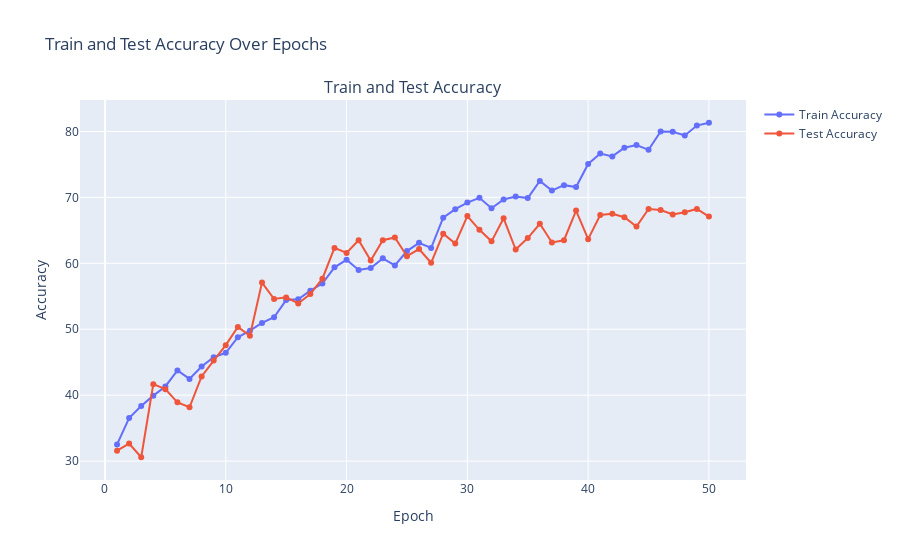
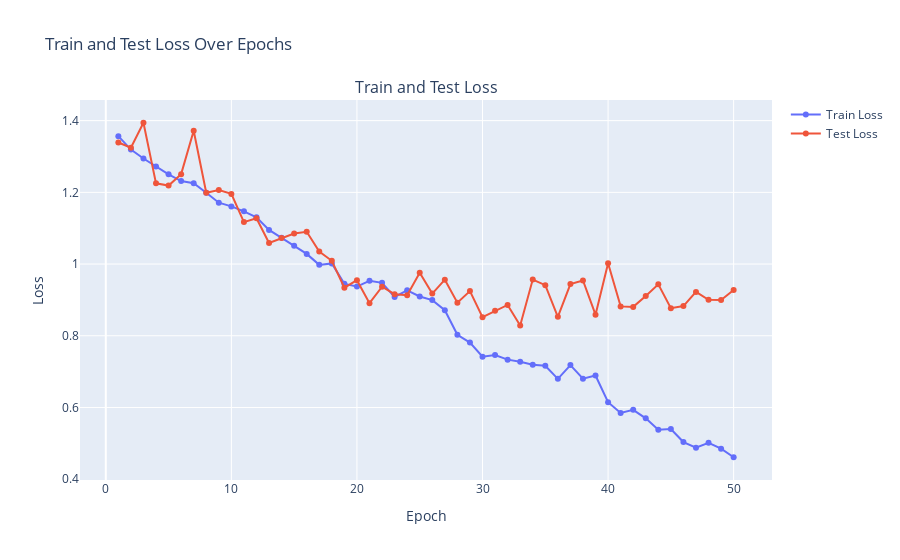

Notebook code cell kept with these figures, in order:
### Code cell
# Training and testing the model
train_losses = []
train_accuracies = []
test_losses = []
test_accuracies = []
epoch_times = []
num_epochs = 50
total_time = 0

for epoch in range(num_epochs):
    start_time = time.time() 
    
    train_loss, train_acc = train(new_LeNet, train_loader_LN, loss, new_optimizer_LN, device)
    test_loss, test_acc = test(new_LeNet, test_loader_LN, loss, device)

    schedulerLN.step(test_loss)

    
    end_time = time.time() 
    epoch_time = end_time - start_time  
    total_time += epoch_time  
    epoch_times.append(epoch_time)  
    
    train_losses.append(train_loss)
    train_accuracies.append(train_acc)
    test_losses.append(test_loss)
    test_accuracies.append(test_acc)

    if (epoch + 1) % 5 == 0:
        print(f"Epoch {epoch+1}/{num_epochs}")
        print(f"Train Loss: {train_loss:.4f}, Train Accuracy: {train_acc:.2f}%, Time: {epoch_time:.2f} seconds")
        print(f"Test Loss: {test_loss:.4f}, Test Accuracy: {test_acc:.2f}%")

print(f"Total training and testing time: {total_time:.2f} seconds")

plot_training_metrics(train_accuracies, test_accuracies, train_losses, test_losses, epoch_times, num_epochs)

### Figure 1 — Plotly figure (JSON) as saved in the notebook; plotly's stock layout.template omitted (floating-point values rounded to 4 significant figures)
{"data": [{"mode": "lines+markers", "name": "Train Accuracy", "type": "scatter", "x": [1, 2, 3, 4, 5, 6, 7, 8, 9, 10, 11, 12, 13, 14, 15, 16, 17, 18, 19, 20, 21, 22, 23, 24, 25, 26, 27, 28, 29, 30, 31, 32, 33, 34, 35, 36, 37, 38, 39, 40, 41, 42, 43, 44, 45, 46, 47, 48, 49, 50], "y": [32.54, 36.54, 38.36, 39.93, 41.32, 43.75, 42.46, 44.36, 45.75, 46.43, 48.79, 49.79, 50.96, 51.82, 54.43, 54.54, 55.86, 56.93, 59.39, 60.54, 59, 59.29, 60.75, 59.68, 61.86, 63.11, 62.32, 66.93, 68.21, 69.21, 69.93, 68.36, 69.68, 70.14, 69.89, 72.5, 71.04, 71.86, 71.57, 75.07, 76.64, 76.21, 77.54, 77.93, 77.21, 80, 79.96, 79.39, 80.89, 81.32]}, {"mode": "lines+markers", "name": "Test Accuracy", "type": "scatter", "x": [1, 2, 3, 4, 5, 6, 7, 8, 9, 10, 11, 12, 13, 14, 15, 16, 17, 18, 19, 20, 21, 22, 23, 24, 25, 26, 27, 28, 29, 30, 31, 32, 33, 34, 35, 36, 37, 38, 39, 40, 41, 42, 43, 44, 45, 46, 47, 48, 49, 50], "y": [31.58, 32.67, 30.58, 41.67, 40.92, 38.92, 38.17, 42.83, 45.25, 47.58, 50.33, 49, 57.08, 54.58, 54.83, 53.92, 55.33, 57.67, 62.33, 61.58, 63.5, 60.42, 63.5, 63.92, 61.08, 62.17, 60.08, 64.5, 63, 67.17, 65.08, 63.33, 66.83, 62.08, 63.83, 66, 63.17, 63.5, 68, 63.67, 67.33, 67.5, 67, 65.58, 68.25, 68.08, 67.42, 67.75, 68.25, 67.08]}], "layout": {"annotations": [{"font": {"size": 16}, "showarrow": false, "text": "Train and Test Accuracy", "x": 0.5, "xanchor": "center", "xref": "paper", "y": 1, "yanchor": "bottom", "yref": "paper"}], "title": {"text": "Train and Test Accuracy Over Epochs"}, "xaxis": {"anchor": "y", "domain": [0, 1], "title": {"text": "Epoch"}}, "yaxis": {"anchor": "x", "domain": [0, 1], "title": {"text": "Accuracy"}}}}

### Figure 2 — Plotly figure (JSON) as saved in the notebook; plotly's stock layout.template omitted (floating-point values rounded to 4 significant figures)
{"data": [{"mode": "lines+markers", "name": "Train Loss", "type": "scatter", "x": [1, 2, 3, 4, 5, 6, 7, 8, 9, 10, 11, 12, 13, 14, 15, 16, 17, 18, 19, 20, 21, 22, 23, 24, 25, 26, 27, 28, 29, 30, 31, 32, 33, 34, 35, 36, 37, 38, 39, 40, 41, 42, 43, 44, 45, 46, 47, 48, 49, 50], "y": [1.357, 1.319, 1.294, 1.272, 1.25, 1.232, 1.226, 1.199, 1.171, 1.161, 1.147, 1.131, 1.095, 1.073, 1.051, 1.028, 0.9978, 1.002, 0.9448, 0.9373, 0.9535, 0.9477, 0.9083, 0.9269, 0.9097, 0.8995, 0.8713, 0.8028, 0.7809, 0.7417, 0.7466, 0.7334, 0.7275, 0.7191, 0.7163, 0.6799, 0.7182, 0.6805, 0.6891, 0.6149, 0.585, 0.5934, 0.5698, 0.5378, 0.5399, 0.5036, 0.488, 0.5014, 0.4852, 0.4612]}, {"mode": "lines+markers", "name": "Test Loss", "type": "scatter", "x": [1, 2, 3, 4, 5, 6, 7, 8, 9, 10, 11, 12, 13, 14, 15, 16, 17, 18, 19, 20, 21, 22, 23, 24, 25, 26, 27, 28, 29, 30, 31, 32, 33, 34, 35, 36, 37, 38, 39, 40, 41, 42, 43, 44, 45, 46, 47, 48, 49, 50], "y": [1.339, 1.324, 1.394, 1.225, 1.219, 1.251, 1.372, 1.199, 1.206, 1.196, 1.117, 1.128, 1.059, 1.073, 1.085, 1.09, 1.035, 1.009, 0.934, 0.9551, 0.891, 0.9369, 0.9159, 0.9132, 0.9756, 0.9176, 0.9564, 0.8924, 0.9248, 0.8519, 0.87, 0.8859, 0.8288, 0.9568, 0.9413, 0.8529, 0.9441, 0.9543, 0.8588, 1.002, 0.882, 0.8806, 0.9108, 0.9435, 0.8768, 0.8829, 0.9223, 0.9002, 0.8998, 0.9278]}], "layout": {"annotations": [{"font": {"size": 16}, "showarrow": false, "text": "Train and Test Loss", "x": 0.5, "xanchor": "center", "xref": "paper", "y": 1, "yanchor": "bottom", "yref": "paper"}], "title": {"text": "Train and Test Loss Over Epochs"}, "xaxis": {"anchor": "y", "domain": [0, 1], "title": {"text": "Epoch"}}, "yaxis": {"anchor": "x", "domain": [0, 1], "title": {"text": "Loss"}}}}
